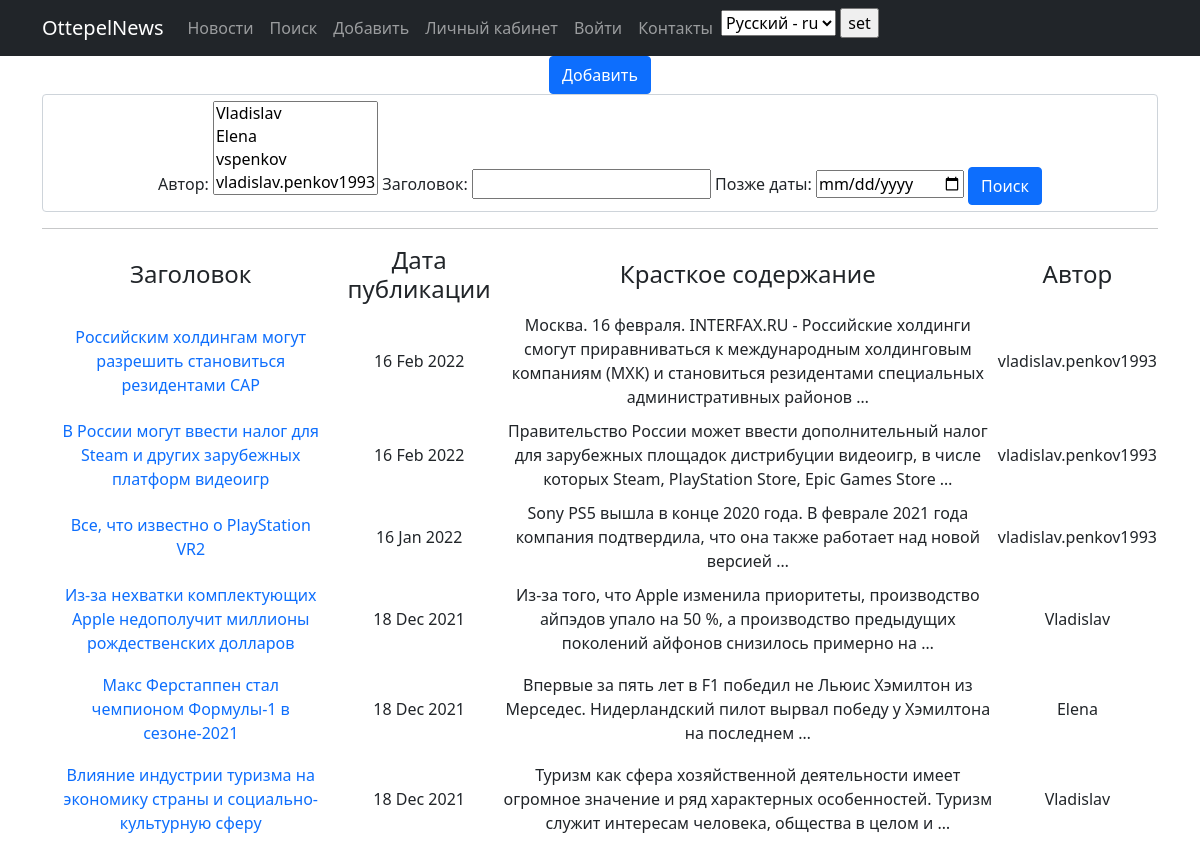
Page /news/search/ on the earlier database version.
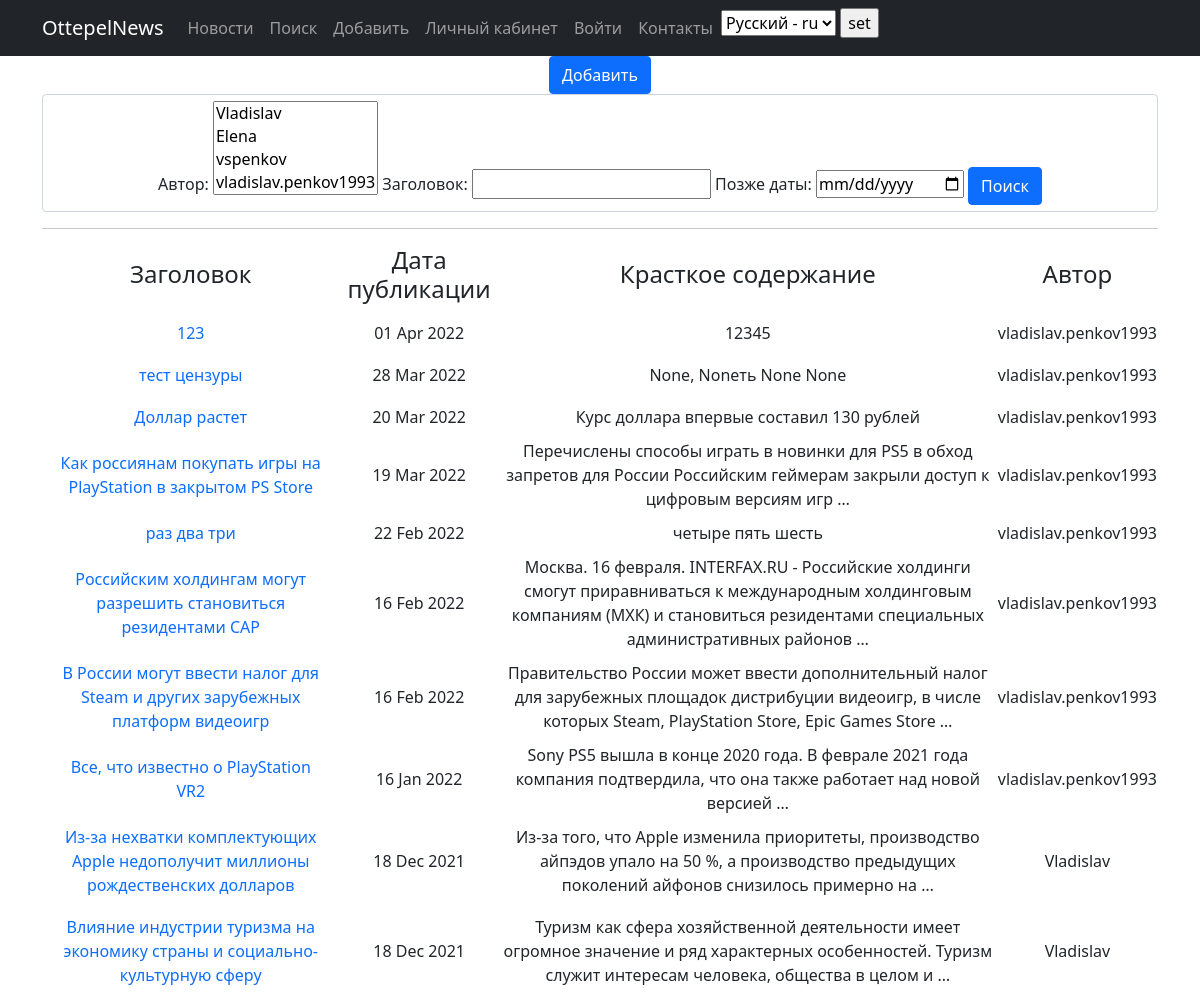
Same page on the later database version.
### news/models.py (models this page shows, shortened)
class Post(models.Model):
    article = 'AR'
    news = 'NW'
    CHOISE_CATEGORY = [
        (article, 'Статья' ),
        (news, 'Новость')
    ]
    author = models.ForeignKey(Author, on_delete = models.CASCADE, verbose_name = "Автор")
    type_category = models.CharField(max_length=2, choices= CHOISE_CATEGORY, default = news, verbose_name = "Категория")
    data_create = models.DateTimeField(auto_now_add=True, verbose_name = "Дата создания")
    post_category = models.ManyToManyField(Category, through= 'PostCategory')
    heading = models.CharField(max_length = 128, verbose_name = "Заголовок")
    text = models.TextField(verbose_name = "Содержание")
    rating = models.SmallIntegerField(default=0)

class Author(models.Model):
    authorUser = models.OneToOneField(User, on_delete=models.CASCADE)
    user_rating = models.SmallIntegerField(default=0)
    def __str__(self):
        return f'{self.authorUser}'

### news/views.py (the view)
# urls.py: path('search/', NewsSearch.as_view(), name='search'),
class NewsSearch(ListView):
    model = Post
    template_name = 'search.html'  # название шаблона
    context_object_name = 'search'  # название объекта
    queryset = Post.objects.order_by('-data_create')
    paginate_by = 10
    def get_context_data(self, **kwargs):
        context = super().get_context_data(**kwargs)
        context['filters'] = PostFilter(self.request.GET, queryset=self.get_queryset())  # вписываем наш фильтр в контекст
        return context

### news/templatetags/custom_filters.py (called while the page is built)
@register.filter(name='censor')
def censor(value):
    censor_word = [
        'бля', 'блядь', 'гандон', 'дрочить', 'хуй', 'хуйло', 'шлюха', 'прошмандовка', 'шлюх',
        'пизда', 'еблан', 'манда', 'целка', 'ебать', 'пиздец', 'ебушки-воробушки', 'срать'
    ]
    censor_new = []
    for i in censor_word:
        slovo = censor_new.append(i[0]+'*'*(len(i)-2)+i[-1])
        value = value.replace(i, str(slovo))
    return value

### templates/search.html (shortened to what this page needs)
{% extends 'flatpages/default.html' %}
{% load i18n %}
{% load custom_filters %}
{% block content %}
<a href="{% url 'add' %}" class="btn btn-primary">Добавить</a>
<form method="GET">
        <div class ="col form-control ">
            {{ filters.form }}
            <input type="submit" class="btn btn-primary" value="Поиск">
        </div>
</form>
        <table>
            <tr>
                <td>
                    <h4>Заголовок</h4>
                </td>
                <td>
                    <h4>Дата публикации</h4>
                </td>
                <td>
                    <h4>Красткое содержание</h4>
                </td>
                <td>
                    <h4>Автор</h4>
                </td>
            </tr>
            <hr>
    {% for news_one in filters.qs %}
        <tr>
            <td>
                <a class="nav-link" href="http://127.0.0.1:8000/news/{{ news_one.id }}">{{ news_one.heading|censor }}</a>
            </td>
            <td>
                {{ news_one.data_create|date:'d M Y ' }}
            </td>
            <td>
                {{ news_one.text|truncatewords:20 | censor }}
            </td>
            <td>
                {{ news_one.author }}
            </td>
    {% endfor %}
{% endblock content %}

### templates/flatpages/default.html (shortened to what this page needs)
<!DOCTYPE html>
{% load i18n %}
<html lang="ru">
    <head>
        {% load static %}
        <link href="{% static 'css/styles.css'%}" rel="stylesheet" />
    </head>
    <body>
             <nav class="navbar navbar-expand-lg navbar-dark bg-dark static-top">
               <div class="container">
                   <a class="navbar-brand" href="#">OttepelNews</a>
                   <div class="collapse navbar-collapse" id="navbarResponsive">
                       <ul class="navbar-nav ml-auto">
                           <li class="nav-item">
                               <a class="nav-link" href="/news/">{% translate "Новости" %}</a>
                           </li>
                           <li class="nav-item">
                               <a class="nav-link" href="/news/search/">{% translate "Поиск" %}</a>
                           </li>
                           <li class="nav-item">
                               <a class="nav-link" href="/news/add/">{% translate "Добавить" %}</a>
                           </li>
                           <li class="nav-item">
                               <a class="nav-link" href="/member/">{% translate "Личный кабинет" %}</a>
                           </li>
                           <li class="nav-item">
                               {% if user.is_authenticated %}
                               <a class="nav-link" href="/accounts/logout/">Выйти</a>
                               {% else %}
                               <a class="nav-link" href="/accounts/login/">Войти</a>
                               {% endif %}
                           </li>
                           <li class="nav-item">
                               <a class="nav-link" href="/contact/">{% translate "Контакты" %}</a>
                           </li>
                           <li>
                                <form action="{% url 'set_language' %}" method="POST"> {% csrf_token %}
                                    <select name="language" id="">
                                        {% get_available_languages as LANGUAGES %}
                                        {% get_language_info_list for LANGUAGES as languages %}
                                        {% for language in languages %}
                                            <option value="{{ language.code }}" {% if language.code == LANGUAGE_CODE %} selected {% endif %}>
                                                {{ language.name_local }} - {{ language.code }}
                                            </option>
                                        {% endfor %}
                                    </select>
                                    <input type="submit" value="set">
                                </form>
                           </li>
                       </ul>
                   </div>
               </div>
            </nav>
        <div class="container">
            <div class="row">
                <div class="col-lg-12 text-center">
                    {% block content %}{% endblock content %}
                </div>
            </div>
        </div>
    </body>
</html>

Differences in the rows shown:
removed Post: heading|censor "Макс Ферстаппен стал чемпионом Формулы-1 в сезоне-2021", data_create "18 Dec 2021", text|censor "Впервые за пять лет в F1 победил не Льюис Хэмилтон из Мерседес. Нидерландский пилот вырвал победу у Хэмилтона на последнем …", author "Elena"
added Post: heading|censor "123", data_create "01 Apr 2022", text|censor "12345", author "vladislav.penkov1993"
added Post: heading|censor "тест цензуры", data_create "28 Mar 2022", text|censor "None, Noneть None None", author "vladislav.penkov1993"
added Post: heading|censor "Доллар растет", data_create "20 Mar 2022", text|censor "Курс доллара впервые составил 130 рублей", author "vladislav.penkov1993"
added Post: heading|censor "Как россиянам покупать игры на PlayStation в закрытом PS Store", data_create "19 Mar 2022", text|censor "Перечислены способы играть в новинки для PS5 в обход запретов для России Российским геймерам закрыли доступ к цифровым версиям игр …", author "vladislav.penkov1993"
added Post: heading|censor "раз два три", data_create "22 Feb 2022", text|censor "четыре пять шесть", author "vladislav.penkov1993"
